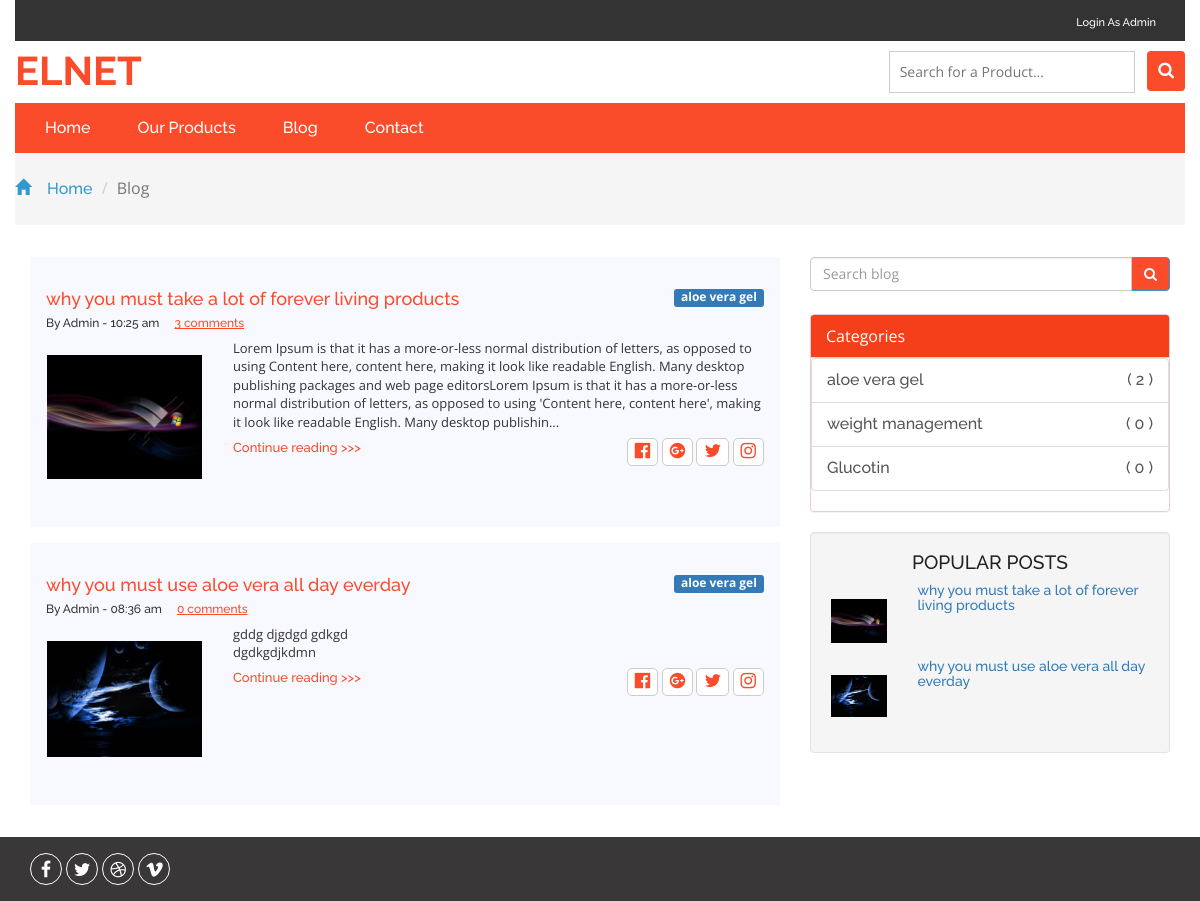
Screenshot of /blog.php with the database file from the repository.
### tables this page shows
CREATE TABLE `articles` (
  `article_id` int(11) NOT NULL,
  `article_title` text NOT NULL,
  `article_content` text NOT NULL,
  `article_image` varchar(255) NOT NULL,
  `create_time` datetime NOT NULL,
  `created_by` int(11) NOT NULL,
  `published` tinyint(4) NOT NULL DEFAULT '1',
  `featured` tinyint(4) NOT NULL DEFAULT '0',
  `allow_comments` tinyint(1) NOT NULL DEFAULT '1',
  `category_id` int(11) NOT NULL,
  `product_id` int(11) NOT NULL
);

CREATE TABLE `categories` (
  `category_id` int(11) NOT NULL,
  `category_name` varchar(100) NOT NULL,
  `category_description` text,
  `create_time` datetime NOT NULL,
  `created_by` int(11) NOT NULL,
  `published` tinyint(4) NOT NULL DEFAULT '1'
);

### include/database/mysql_database.php (called while the page is built, shortened)
<?php
class MysqlDatabase {
	private $dbHandler;
	private $result;
	public function __construct() {
		try {
			$this->dbHandler = new PDO(PDO_DSN, DATABASE_USER, DATABASE_PASS, array(PDO::ATTR_PERSISTENT => DB_PERSISTENCY));
			$this->dbHandler->setAttribute(PDO::ATTR_ERRMODE, PDO::ERRMODE_EXCEPTION);
		} catch (PDOException $e) {
			$this->Close();
			trigger_error($e->getMessage(), E_USER_ERROR);
		}
	}
	public function GetAll($sqlQuery, $params = NULL, $fetchStyle = PDO::FETCH_ASSOC) {
		try {
			$this->statement_handler = $this->dbHandler->prepare($sqlQuery);
			$this->statement_handler->execute($params);
			$this->result = $this->statement_handler->fetchAll($fetchStyle);
		} catch (PDOException $e) {
			$this->Close();
			trigger_error($e->getMessage(), E_USER_ERROR);
		}
		return $this->result;
	}
	public function GetRow($sqlQuery, $params = NULL, $fetchStyle = PDO::FETCH_ASSOC) {
		try {
			$this->statement_handler = $this->dbHandler->prepare($sqlQuery);
			$this->statement_handler->execute($params);
			$this->result = $this->statement_handler->fetch($fetchStyle);
		} catch (PDOException $e) {
			$this->Close();
			trigger_error($e->getMessage(), E_USER_ERROR);
		}
		return $this->result;
	}
	public function GetOne($sqlQuery, $params = NULL) {
		try {
			$this->statement_handler = $this->dbHandler->prepare($sqlQuery);
			$this->statement_handler->execute($params);
			$result = $this->statement_handler->fetch(PDO::FETCH_NUM);
			$this->result = $result[0];
		} catch (PDOException $e) {
			$this->Close();
			trigger_error($e->getMessage(), E_USER_ERROR);
		}
		return $this->result;
	}
}
?>

### include/init.php (called while the page is built, shortened)
<?php
require_once('database/mysql_database.php');
require_once('classes/class_category.php');
require_once('classes/class_article.php');
$db = new MysqlDatabase();

### include/classes/class_core.php (called while the page is built, shortened)
<?php
class Core {
	public function setMainTable($main_table) {
		$this->main_table = $main_table;
	}
	public function setDbObj($db_obj) {
		$this->db_obj = $db_obj;
	}
}

### include/classes/class_article.php (called while the page is built, shortened)
<?php
require_once('class_core.php');
class article extends Core {
	public function getAllArticles($type = '') {
		$this->sql = "SELECT art.*, cat.category_name FROM $this->main_table art INNER JOIN categories cat ON cat.category_id= art.category_id WHERE cat.published=1 AND art.published=1";
		if (!$records = $this->db_obj->GetAll($this->sql)) return false;
		return $records;
	}
	public function getArticleCount() {
		$rs = array();
		$this->sql = "SELECT category_name, count(article_id) AS count FROM articles INNER JOIN categories  ON categories.category_id= articles.category_id GROUP BY category_name";
		if (!$result = $this->db_obj->GetAll($this->sql)) {
			return false;
		}
		foreach ($result as $count) {
			$rs[$count['category_name']] = $count['count'];
		}
		return $rs;
	}
	public function getCommentCount($id) {
		$this->sql = "SELECT count(comment_id) FROM comments WHERE article_id= $id";
		$result = $this->db_obj->GetOne($this->sql);
		return $result;
	}
}

### include/classes/class_category.php (called while the page is built, shortened)
<?php
require("class_core.php");
class category extends Core {
	public function getAllCategories() {
		$this->sql = "SELECT * FROM $this->main_table WHERE published=1";
		if (!$records = $this->db_obj->GetAll($this->sql)) {
			return false;
		}
		return $records;
	}
}

### blog.php (the view, shortened to what this page needs)
<?php
require_once('include/init.php');
$article_obj = new article();
$filter = '';
$articles = $article_obj->getAllArticles($filter);
$article_count = $article_obj->getArticleCount();
$category_obj = new category();
$categories = $category_obj->getAllCategories();
?>
<!DOCTYPE html>
<html>
<head>
	<?php include('include/layout/pagehead.php'); ?>
</head>
<body>
	<?php include('include/layout/header.php'); ?>
	<?php include('include/layout/nav.php'); ?>
	<div class="breadcrumbs container">
		<div class="">
			<ol class="breadcrumb breadcrumb1 animated wow slideInLeft" data-wow-delay=".5s">
				<li><a href="index.php"><span class="glyphicon glyphicon-home" aria-hidden="true"></span>Home</a></li>
				<li class="active">Blog</li>
			</ol>
		</div>
	</div>
	<div class="products container">
		<div class="" style="padding-top: 1em; ">
			<div class="col-md-8">
				<?php
				if (!empty($articles)) {
					foreach ($articles as $article) {
						?>
						<div class="article">
							<div class="row ">
								<div class="col-md-10 article-title">
									<h4>
										<a href="article.php?article=<?php echo $article['article_title']; ?>"><?php echo $article['article_title']; ?></a>
									</h4>
								</div>
								<div class="col-md-2"><span
										class="label label-primary pull-right"><?php echo $article['category_name']; ?></span>
								</div>
								<div class="col-md-12 article-info">
									<h6>
										<span>By Admin - </span>
										<span><?php echo date('h:s a', strtotime($article['create_time'])); ?></span>
										<a href="article.php?article=<?php echo $article['article_title']; ?>"
										   class="comments"><?php echo $article_obj->getCommentCount($article['article_id']) . ' comments'; ?></a>
									</h6>
								</div>
							</div>
							<div class="row">
								<div class="col-md-3 article-img">
									<a href="article.php?article=<?php echo $article['article_title']; ?>"><img
											src="<?php echo "images/articles/" . $article['article_id'] . "/" . $article['article_image']; ?>"
											alt="<?php echo $article['article_image']; ?>" class="img-responsive"></a>
								</div>
								<div class="col-md-9 article-content">
									<?php
									if (strlen($article['article_content']) > 400) {
										echo substr($article['article_content'], 0, 400) . "...";
									} else {
										echo $article['article_content'];
									}
									?>
									<div class="row article-share">
										<div class="col-md-6 col-sm-6">
											<span><a
													href="article.php?article=<?php echo $article['article_title']; ?>">Continue
													reading >>></a></span>
										</div>
										<div class="col-md-6 col-sm-6">
											<div class="pull-right article-icons">
												<a class="btn btn-default"><i class="fa fa-facebook-official"></i></a>
												<a class="btn btn-default"><i
														class="fa fa-google-plus-official"></i></a>
												<a class="btn btn-default"><i class="fa fa-twitter"></i></a>
												<a class="btn btn-default"><i class="fa fa-instagram"></i></a>
											</div>
										</div>
									</div>
								</div>
							</div>
						</div>
						<?php
					}
				}
				?>
			</div>
			<div class="col-md-4">
				<?php include('include/layout/blog_aside.php'); ?>
			</div>
			<div class="clearfix"></div>
		</div>
	</div>
	<?php include('include/layout/footer.php'); ?>
	<?php include('include/layout/scripts.php'); ?>
</body>
</html>

### include/layout/pagehead.php (shortened to what this page needs)
<link href="assets/site/css/bootstrap.css" rel="stylesheet" type="text/css" media="all"/>
<link href="assets/site/css/style.css" rel="stylesheet" type="text/css" media="all"/>
<link href="assets/site/css/font-awesome.css" rel="stylesheet">
<link href="css/animate.min.css" rel="stylesheet">

### include/layout/header.php (shortened to what this page needs)
<div class="agileits_header container">
	<div class="w3l_offers">
	</div>
	<div class="agile-login pull-right">
		<ul>
			<li><a href="admin/login.php" style="font-size: 11px;">Login as Admin</a></li>
		</ul>
	</div>
	<div class="clearfix"></div>
</div>
<div class="logo_products container">
	<div class="">
		<div class="w3ls_logo_products_left">
			<h1><a href="index.php">elnet</a></h1>
		</div>
		<div class="w3l_search">
			<input type="search" name="Search" id="search"
			       value="<?php echo isset($_GET['search']) ? str_replace('-', ' ', $_GET['search']) : '' ?>"
			       placeholder="Search for a Product..." required="">
			<button type="button" id="search_btn" class="btn btn-default search" aria-label="Left Align"
			        onclick="searchSite('product')">
				<i class="fa fa-search" aria-hidden="true"> </i>
			</button>
		</div>
		<div class="clearfix"></div>
	</div>
</div>

### include/layout/nav.php (shortened to what this page needs)
<div class="navigation-agileits container">
	<div class="">
		<nav class="navbar navbar-default">
			<div class="collapse navbar-collapse" id="bs-megadropdown-tabs">
				<ul class="nav navbar-nav">
					<li class="active"><a href="index.php" class="act">Home</a></li>
					<li><a href="products.php">Our Products</a></li>
					<li><a href="blog.php">Blog</a></li>
					<li><a href="contact.php">Contact</a></li>
				</ul>
			</div>
		</nav>
	</div>
</div>

### include/layout/blog_aside.php (shortened to what this page needs)
<div class="">
	<div class="input-group">
		<input type="search" name="searchblog" id="searchblog" placeholder="Search blog" required=""
		       class="form-control"
		       value="<?php echo isset($_GET['searchb']) ? str_replace('-', ' ', $_GET['searchb']) : '' ?>">
		<div class="input-group-btn">
			<button type="button" id="search_blog_btn" class="btn btn-danger" aria-label="Left Align"
			        onclick="searchSite('blog')">
				<i class="fa fa-search" aria-hidden="true"></i>
			</button>
		</div>
	</div>
</div>
<div class="clearfix"></div><br>
<div class="panel panel-danger">
	<div class="panel-heading" style="background-color: #f53f1a; color: #fff;">
		Categories
	</div>
	<div class="panel-body" style="padding: 0;">
		<div class="list-group">
			<?php foreach ($categories as $category) { ?>
				<a href="blog.php?category=<?php echo $category['category_id']; ?>"
				   class="list-group-item"><?php echo $category['category_name']; ?><span
						class="pull-right">  ( <?php if (isset($article_count[$category['category_name']])) echo $article_count[$category['category_name']]; else echo '0'; ?>
						)</span></a>
			<?php } ?>
		</div>
	</div>
</div>
<div class="well popular-article">
	<h3>popular posts</h3>
	<?php
	$articles = $article_obj->getAllArticles();
	if (!empty($articles)) {
		foreach ($articles as $article) {
			?>
			<div class="row">
				<div class="col-md-3 article-img">
					<a href="article.php?article=<?php echo $article['article_title']; ?>"><img
							src="<?php echo "images/articles/" . $article['article_id'] . "/" . $article['article_image']; ?>"
							alt="<?php echo $article['article_image']; ?>" class="img-responsive"></a>
				</div>
				<div class="col-md-9 article-content">
					<h5>
						<a href="article.php?article=<?php echo $article['article_title']; ?>"><?php echo $article['article_title']; ?></a>
					</h5>
				</div>
				<div class="clearfix"></div>
			</div>
			<?php
		}
	}
	?>
</div>

### include/layout/footer.php (shortened to what this page needs)
<div class="footer-botm">
	<div class="container">
		<div class="w3layouts-foot">
			<ul>
				<li><a href="#" class="w3_agile_facebook"><i class="fa fa-facebook" aria-hidden="true"></i></a></li>
				<li><a href="#" class="agile_twitter"><i class="fa fa-twitter" aria-hidden="true"></i></a></li>
				<li><a href="#" class="w3_agile_dribble"><i class="fa fa-dribbble" aria-hidden="true"></i></a></li>
				<li><a href="#" class="w3_agile_vimeo"><i class="fa fa-vimeo" aria-hidden="true"></i></a></li>
			</ul>
		</div>
		<div class="clearfix"></div>
	</div>
</div>

### include/layout/scripts.php (shortened to what this page needs)
<link href="assets/site/css/skdslider.css" rel="stylesheet">

### assets/site/css/style.css (style rules this page uses)
html, body { font-size: 100%; font-family: 'Open Sans', sans-serif; background: #ffffff; }
ul li, ol li { font-size: 14px; }
p { margin: 0; }
h1, h2, h3, h4, h5, h6, a { font-family: 'Raleway', sans-serif; margin: 0; font-weight: 500; }
ul, label { margin: 0; padding: 0; }
.btn-danger { color: #fff; background-color: #fa4b2a; border-color: #3399cc; }
.agileits_header { background: #333333; }
.w3l_offers { float: left; padding: 9px 0; height: 1.7em; width: 47%; }
.w3l_search { float: right; width: 25.33%; margin: 0em 0 0em 0em; }
.w3l_search input[type="search"] { width: 83%; padding: 10px; font-size: 14px; color: #999; outline: none; border: 1px solid #cccccc; background: none; -webkit-appearance: none; transition: 0.5s all; -webkit-transition: 0.5s all; -moz-transition: 0.5s all; }
button.btn.btn-default.search { background: #fa4b2a; padding: 10px 11px 10px; float: right; outline: none; border: none; }
.agile-login { float: left; width: 40%; text-align: right; padding: 9px 0; }
.agile-login ul li { display: inline-block; padding: 0em 1em; }
.agile-login ul li a { font-size: 1em; text-transform: capitalize; color: #fff; text-decoration: none; }
.w3l_search input[type="search"] { margin-top: 0px; }
.w3l_search i.fa.fa-search { font-size: 17px; color: #fff; }
.logo_products { padding: 10px 0; }
.w3ls_logo_products_left { float: left; width: 33.33%; }
.w3ls_logo_products_left h1 a { font-size: 40px; font-weight: bold; color: #fa4b2a; text-decoration: none; text-transform: uppercase; display: block; line-height: 1; }
.navbar-default .navbar-nav > li > a { color: #fff; font-size: 16px; font-weight: 500; }
.navbar-default .navbar-nav > .active > a, .navbar-default .navbar-nav > .active > a:hover, .navbar-default .navbar-nav > .active > a:focus { background-color: transparent; color: #fff !important; }
.navbar-default .navbar-collapse, .navbar-default .navbar-form { border: none; }
.navbar { position: relative; min-height: 50px; margin-bottom: 10px; border: 1px solid transparent; }
.navbar-default { background: none; border: none; }
.navbar-collapse { padding: 0; }
.navigation-agileits { background: #fa4b2a; }
.navbar-nav > li { float: left; margin-left: 17px; }
.navbar-nav > li:nth-child(1) { margin-left: 0px; }
.navbar-collapse { padding: 0; box-shadow: none; }
.navbar { margin-bottom: 0; border: none; }
.w3layouts-foot ul li { display: inline-block; }
.w3layouts-foot ul li a { width: 32px; height: 32px; color: #fff; border: 1px solid #fff; text-align: center; display: inline-block; font-size: 18px; line-height: 32px; border-radius: 50%; }
.w3layouts-foot { float: left; }
.footer-botm { background: #393737; padding: 16px 0; }
.breadcrumb1 li span { left: 0em; padding-right: 1em; color: #3399cc; }
.breadcrumbs { padding: 1.5em 0; background: #f5f5f5; }
.breadcrumb { margin-bottom: 0 !important; padding: 0 !important; }
.breadcrumb1 li { font-size: 1em; color: #999; }
.breadcrumb1 li a { color: #3399cc; text-decoration: none; }
.products { padding: 1em 0; }
.glyphicon { position: relative; top: 1px; display: inline-block; font-family: 'Glyphicons Halflings'; font-style: normal; font-weight: 400; line-height: 1; -webkit-font-smoothing: antialiased; -moz-osx-font-smoothing: grayscale; color: #777; }
.article { background: ghostwhite; padding: 2em 1em; margin-bottom: 1em; }
.article-title h4, .article-info { padding-bottom: 0.5em; }
.article-title a, .article-info a { color: #fa4b2a; }
.article-img { height: 100%; padding: 1em; }
.article-content { font-size: 13px; }
.article-share { margin-top: 0.5em; }
.article-share a { color: #fa4b2a; }
.article-icons a { padding: 0.2em 0.5em; border-radius: 5px; }
.article-icons a i { font-size: 18px; }
.article-info .comments { text-decoration: underline; margin-left: 1em; }
.popular-article h3 { text-align: center; color: #212121; padding-bottom: .5em; position: relative; font-size: 1.2em; text-transform: uppercase; }

### rows the page displays
articles: article_title "why you must take a lot of forever living products", category.category_name "aloe vera gel", create_time "10:25 am", CommentCount "3", article_image (picture), article_content "Lorem Ipsum is that it has a more-or-less normal distribution of letters, as opposed to using Content here, content here, making it look like readable English. Many desktop publishing packages and web page editorsLorem Ipsum is that it has a more-or-less normal distribution of letters, as opposed to using 'Content here, content here', making it look like readable English. Many desktop publishin"
articles: article_title "why you must use aloe vera all day everday", category.category_name "aloe vera gel", create_time "08:36 am", CommentCount "0", article_image (picture), article_content "gddg djgdgd gdkgd dgdkgdjkdmn"
categories: category_name "aloe vera gel", category_name "2"
categories: category_name "weight management", shows "0"
categories: category_name "Glucotin", shows "0"
